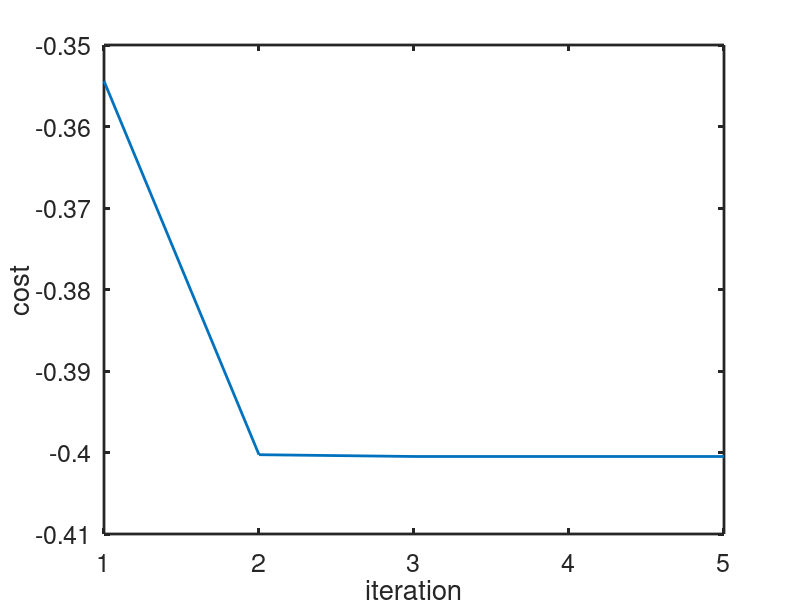

MATLAB code to generate this figure:
f = @(x) 0.5*x.^2 - sin(x);
df = @(x) x - cos(x);
d2f = @(x) 1 + sin(x);

x = 0.5;

iter = 500;
f_k = [f(x)];
for k=1:iter
    xk = x;
    tau = 1/d2f(x);
    x = x - tau*df(x);
    f_k(end+1) = f(x);
    if abs(x - xk) < 10e-6
        break;
    end
end
disp(x);
disp("    iter:" + k)

figure(1);
plot(f_k,'linewidth',2);
ylabel('cost');
xlabel('iteration');
set(gca,'fontsize',18);
set(gca,'linewidth',2);
